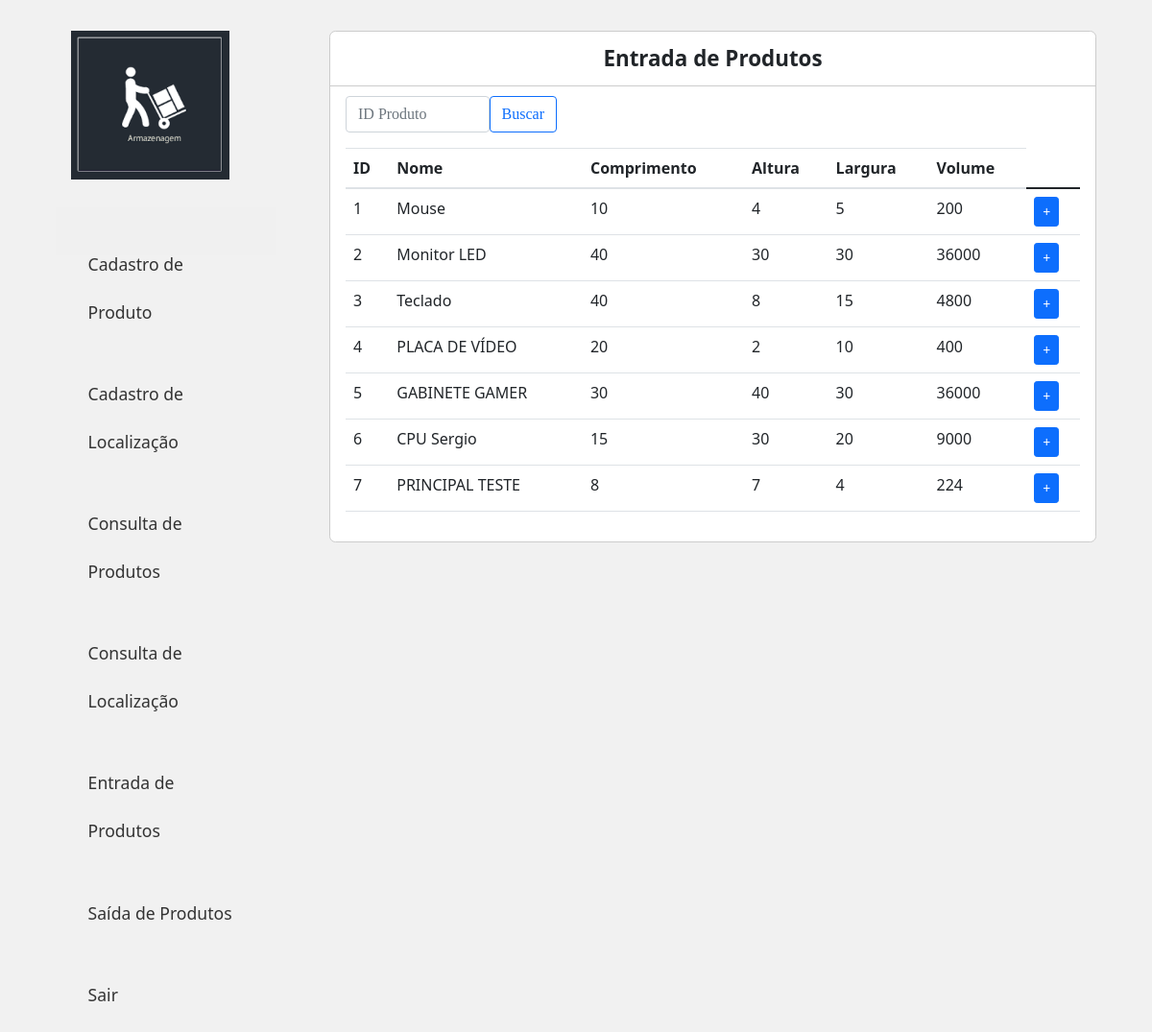
/Stoq/entrada.php, run on the app's committed database.
### tables this page shows
CREATE TABLE `tbdcadprod` (
  `id_Produto` int(11) NOT NULL,
  `nm_Produto` varchar(50) NOT NULL,
  `vl_Valor` double NOT NULL,
  `ds_Produto` varchar(50) NOT NULL,
  `comp_Produto` double NOT NULL,
  `alt_Produto` double NOT NULL,
  `larg_Produto` double NOT NULL,
  `qtd_Produto` int(20) NOT NULL,
  `volume_Produto` float NOT NULL
);

### Stoq/entrada.php (the view, shortened to what this page needs)
<?php
require_once 'header.php';
require_once 'conection.php';
?>
<main class="col-sm-9">
	<div class="principal">
		<div class="titulo">
			Entrada de Produtos
		</div>
		<div class="conteudo">
			<div class="item">
				<form method="POST" action="L_entrada.php">
					<input class="form-control" type="search" style="position: absolute; width: 150px; top: 100px; font-family:'calibri';" name="result" placeholder="ID Produto"><br><br>
					<button onclick="searchData()" class="btn btn-outline-primary" type="submit" style="position: absolute; right: 590px; top: 100px; font-family:'calibri';" >Buscar</button>
				</form>
				<table class="table">
				  <thead>
				    <tr>
					  <th scope="col">ID</th>
				      <th scope="col">Nome</th>
					  <th scope="col">Comprimento</th>
					  <th scope="col">Altura</th>
					  <th scope="col">Largura</th>
					  <th scope="col">Volume</th>
				    </tr>
				  </thead>
				  <tbody>
				  <?php
							$stmt = $conn->prepare("SELECT * FROM tbdcadprod");
							$stmt->execute();
							$produtos = $stmt->fetchAll(PDO::FETCH_ASSOC);
							foreach($produtos as $produto){
								echo "<tr>";
								echo "<td>" . $produto['id_Produto'] . "</td>";
								echo "<td>" . $produto['nm_Produto'] . "</td>";
								echo "<td>" . $produto['comp_Produto'] . "</td>";
								echo "<td>" . $produto['alt_Produto'] . "</td>";
								echo "<td>" . $produto['larg_Produto'] . "</td>";
								echo "<td>" . $produto['volume_Produto'] . "</td>";
								echo "<td>
										<a class='btn btn-sm btn-primary' href='update_entrada.php?id=$produto[id_Produto]'>+</a>
								</td>";
								echo "<tr>";
							}
							?>
					</tbody>
				</table>
			</div>
		</div>
	</div>
</main>

### Stoq/assets/css/styles.css (style rules this page uses)
body { background: #f1f1f1; }
a { text-decoration: none; }
.principal { margin: 2em 1em; background: #fff; border: 1px solid #ccc; border-radius: .4em; }
.principal .titulo { padding: .5em 1em; font-size: 1.4em; font-weight: bold; border-bottom: 1px solid #ccc; text-align: center; }
.principal .conteudo { padding: 1em; }

### data on the page
tbdcadprod: id_Produto "1", nm_Produto "Mouse", comp_Produto "10", alt_Produto "4", larg_Produto "5", volume_Produto "200"
tbdcadprod: id_Produto "2", nm_Produto "Monitor LED", comp_Produto "40", alt_Produto "30", larg_Produto "30", volume_Produto "36000"
tbdcadprod: id_Produto "3", nm_Produto "Teclado", comp_Produto "40", alt_Produto "8", larg_Produto "15", volume_Produto "4800"
tbdcadprod: id_Produto "4", nm_Produto "PLACA DE VÍDEO", comp_Produto "20", alt_Produto "2", larg_Produto "10", volume_Produto "400"
tbdcadprod: id_Produto "5", nm_Produto "GABINETE GAMER", comp_Produto "30", alt_Produto "40", larg_Produto "30", volume_Produto "36000"
tbdcadprod: id_Produto "6", nm_Produto "CPU Sergio", comp_Produto "15", alt_Produto "30", larg_Produto "20", volume_Produto "9000"
tbdcadprod: id_Produto "7", nm_Produto "PRINCIPAL TESTE", comp_Produto "8", alt_Produto "7", larg_Produto "4", volume_Produto "224"
